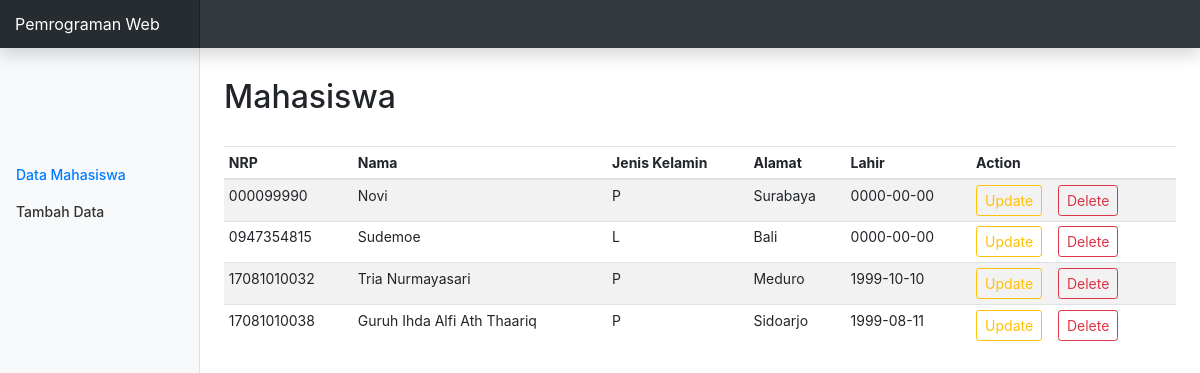
The page / on the database its author committed.
### tables this page shows
CREATE TABLE `mhs` (
  `nrp` varchar(20) NOT NULL,
  `nama` varchar(100) DEFAULT NULL,
  `jenis_kelamin` char(1) DEFAULT NULL,
  `alamat` varchar(200) DEFAULT NULL,
  `TTL` date NOT NULL
);

### conn.php (called while the page is built, shortened)
<?php
function connection() {
   $dbServer = 'localhost';
   $dbUser = 'root';
   $dbPass = '';
   $dbName = "mhs";
   $conn = mysqli_connect($dbServer, $dbUser, $dbPass);
   mysqli_select_db($conn,$dbName);
   return $conn;
}

### index.php (the view, shortened to what this page needs)
<?php
  include ('conn.php');
?>
<!DOCTYPE html>
<html>
  <head>
    <link href="assets/css/bootstrap.min.css" rel="stylesheet">
    <link href="assets/css/dashboard.css" rel="stylesheet">
  </head>
  <body>
    <nav class="navbar navbar-dark fixed-top bg-dark flex-md-nowrap p-0 shadow">
      <a class="navbar-brand col-sm-3 col-md-2 mr-0" href="#">Pemrograman Web</a>
    </nav>
    <div class="container-fluid">
      <div class="row">
        <nav class="col-md-2 d-none d-md-block bg-light sidebar">
          <div class="sidebar-sticky">
            <ul class="nav flex-column" style="margin-top:100px;">
               <li class="nav-item">
                <a class="nav-link active" href="<?php echo "index.php"; ?>">Data Mahasiswa</a>
              </li>
              <li class="nav-item">
                <a class="nav-link" href="<?php echo "form.php"; ?>">Tambah Data</a>
              </li>
            </ul>
          </div>
        </nav>
        <main role="main" class="col-md-9 ml-sm-auto col-lg-10 px-4">
          <h2 style="margin: 30px 0 30px 0;">Mahasiswa</h2>
          <div class="table-responsive">
            <table class="table table-striped table-sm">
              <thead>
                <tr>
                  <th>NRP</th>
                  <th>Nama</th>
                  <th>Jenis Kelamin</th>
                  <th>Alamat</th>
                  <th>Lahir</th>
                  <th>Action</th>
                </tr>
              </thead>
              <tbody>
                <?php
                  $query = "SELECT * FROM mhs";
                  $result = mysqli_query(connection(),$query);
                 ?>
                 <?php while($data = mysqli_fetch_array($result)): ?>
                  <tr>
                    <td><?php echo $data['nrp'];  ?></td>
                    <td><?php echo $data['nama'];  ?></td>
                    <td><?php echo $data['jenis_kelamin'];  ?></td>
                    <td><?php echo $data['alamat'];  ?></td>
                    <td><?php echo $data['TTL']; ?></td>
                    <td>
                      <a href="<?php echo "update.php?nrp=".$data['nrp']; ?>" class="btn btn-outline-warning btn-sm"> Update</a>
                      <a href="<?php echo "delete.php?nrp=".$data['nrp']; ?>" class="btn btn-outline-danger btn-sm"> Delete</a>
                    </td>
                  </tr>
                 <?php endwhile ?>
              </tbody>
            </table>
          </div>
        </main>
      </div>
    </div>
  </body>
</html>

### assets/css/dashboard.css (style rules this page uses)
body { font-size: .875rem; }
.sidebar { position: fixed; top: 0; bottom: 0; left: 0; z-index: 100; padding: 48px 0 0; box-shadow: inset -1px 0 0 rgba(0, 0, 0, .1); }
.sidebar-sticky { position: relative; top: 0; height: calc(100vh - 48px); padding-top: .5rem; overflow-x: hidden; overflow-y: auto; }
.sidebar .nav-link { font-weight: 500; color: #333; }
.sidebar .nav-link.active { color: #007bff; }
[role="main"] { padding-top: 48px; }
.navbar-brand { padding-top: .75rem; padding-bottom: .75rem; font-size: 1rem; background-color: rgba(0, 0, 0, .25); box-shadow: inset -1px 0 0 rgba(0, 0, 0, .25); }

### rows shown on the page
mhs: nrp "000099990", nama "Novi", jenis_kelamin "P", alamat "Surabaya", TTL "0000-00-00"
mhs: nrp "0947354815", nama "Sudemoe", jenis_kelamin "L", alamat "Bali", TTL "0000-00-00"
mhs: nrp "17081010032", nama "Tria Nurmayasari", jenis_kelamin "P", alamat "Meduro", TTL "1999-10-10"
mhs: nrp "17081010038", nama "Guruh Ihda Alfi Ath Thaariq", jenis_kelamin "P", alamat "Sidoarjo", TTL "1999-08-11"
